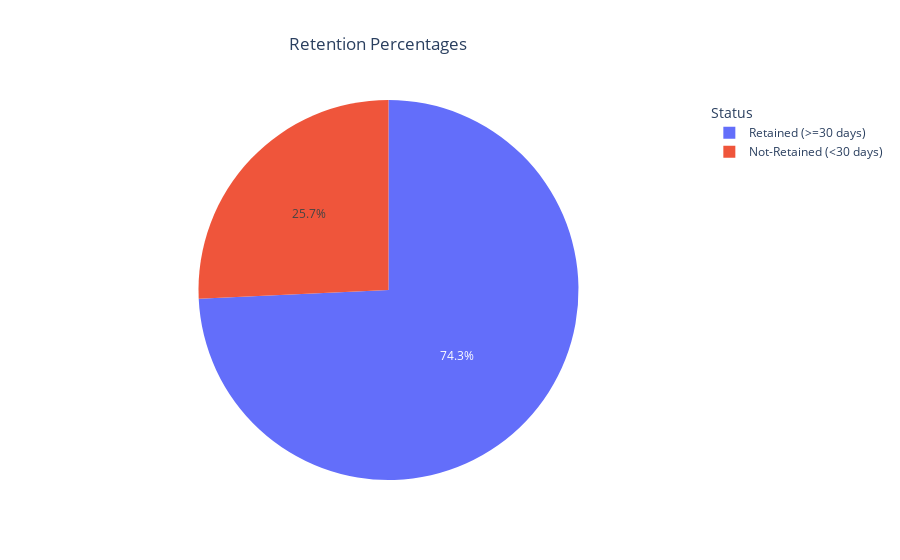

The cell this chart's notebook holds for it:
### Code cell
# Visualize Percentages
fig = px.pie(retention_labels, names='Status', title='Retention Percentages')
fig.update_layout(legend_title_text='Status', title_x=.42)

### Figure 1 — Plotly figure (JSON) as saved in the notebook; plotly's stock layout.template omitted (floating-point values rounded to 4 significant figures; data arrays with more than 128 entries replaced by an {"elided": "..."} marker saying what was removed)
{"data": [{"domain": {"x": [0, 1], "y": [0, 1]}, "hovertemplate": "Status=%{label}<extra></extra>", "labels": {"elided": "50000 str values"}, "legendgroup": "", "name": "", "showlegend": true, "type": "pie"}], "layout": {"legend": {"title": {"text": "Status"}, "tracegroupgap": 0}, "title": {"text": "Retention Percentages", "x": 0.42}}}
